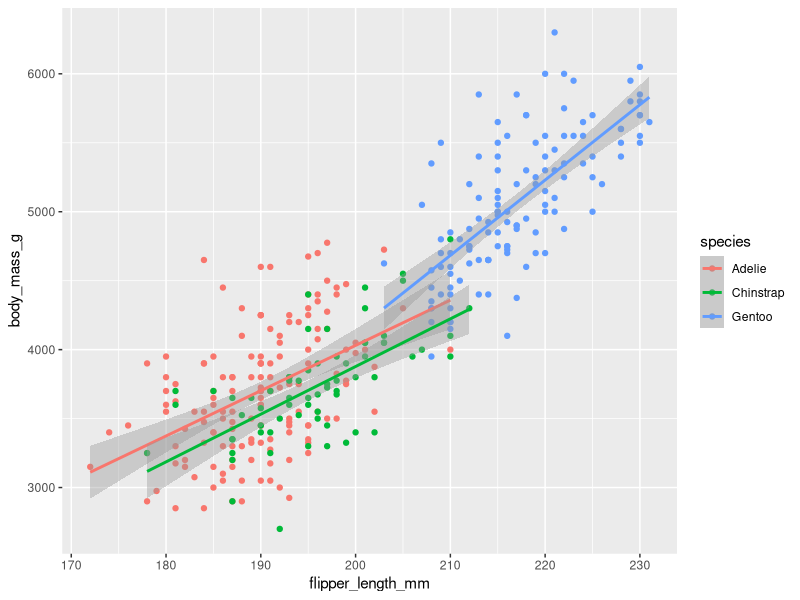
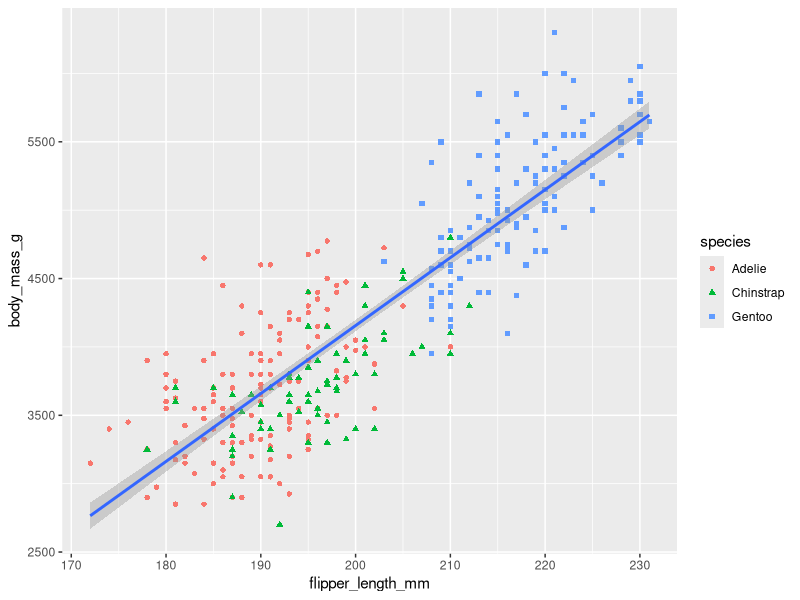
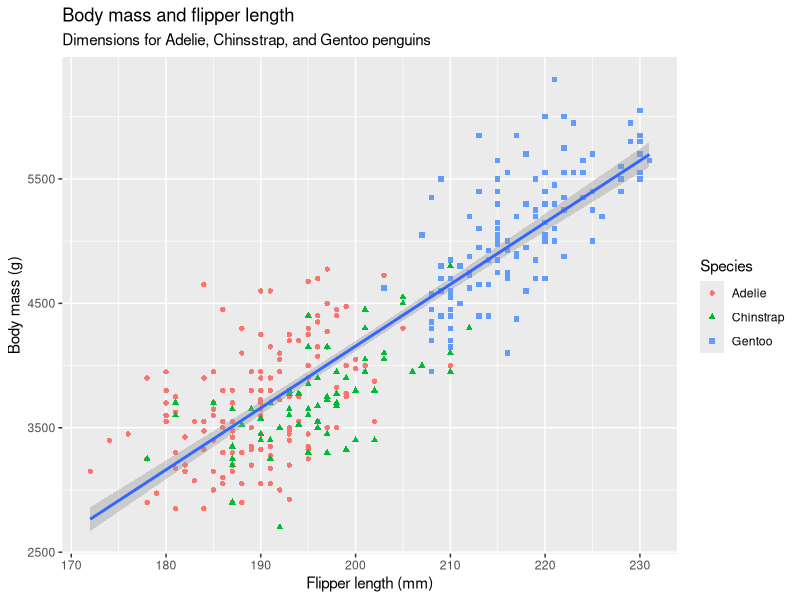
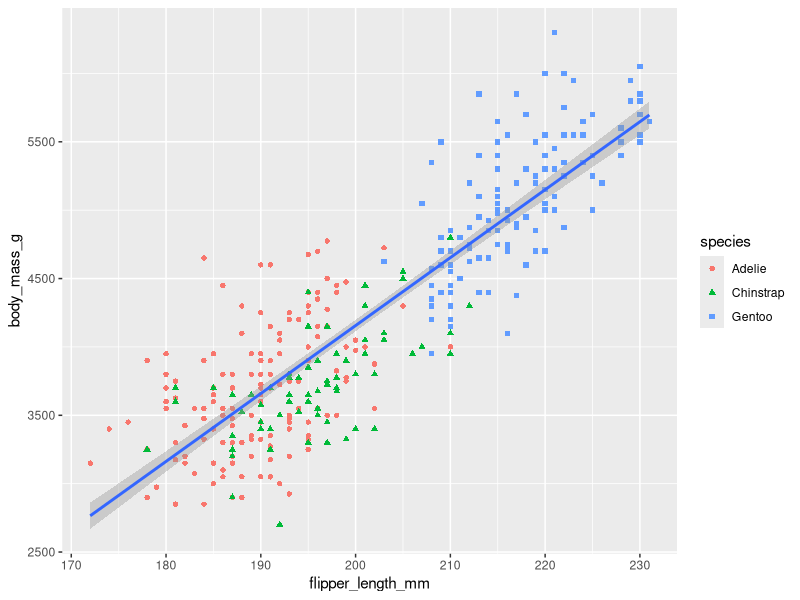
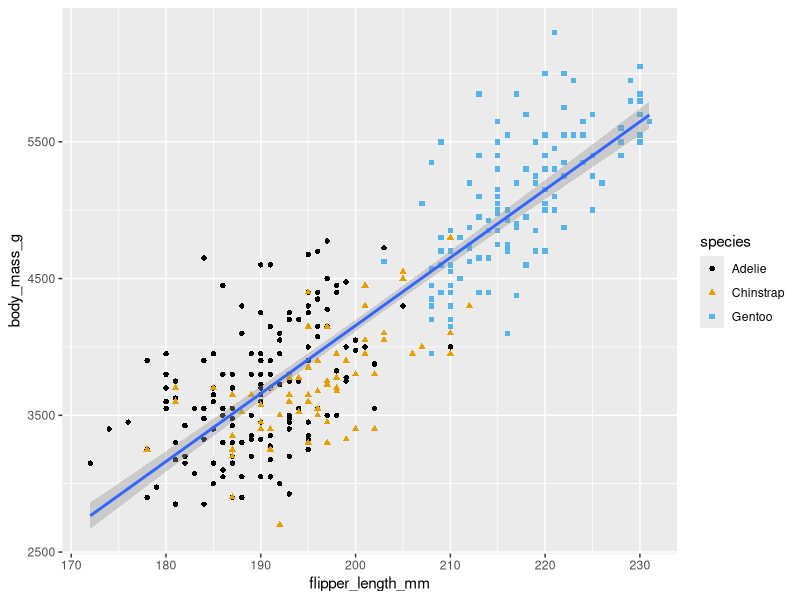
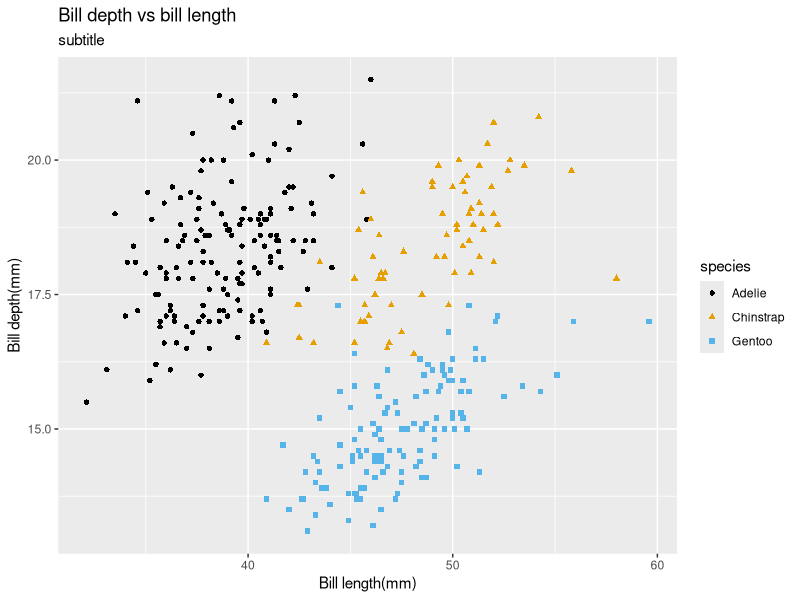
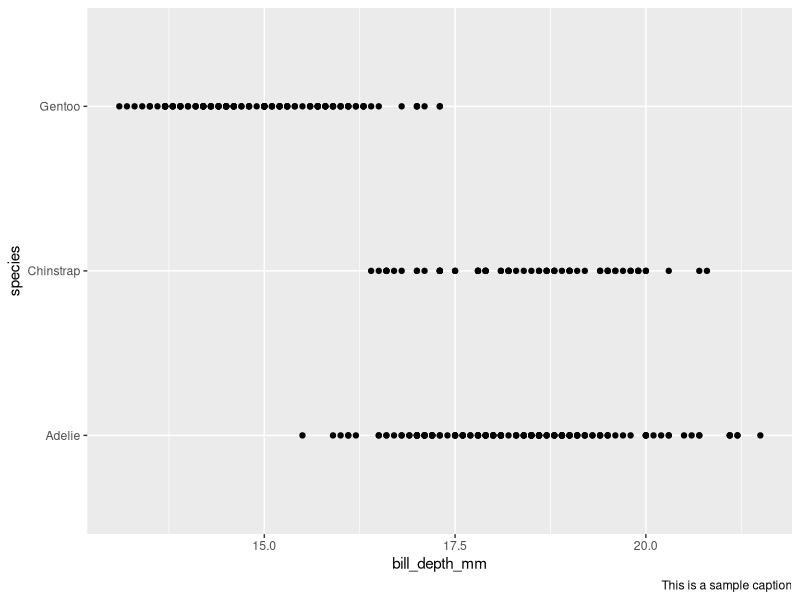
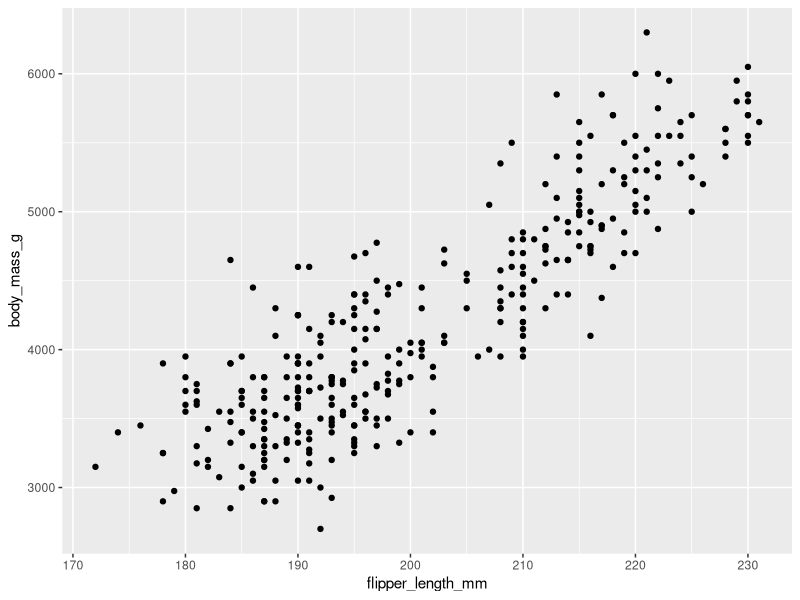

The R script that drew these images, in order:
## ---- chunk 1
library(tidyverse)
library(palmerpenguins)
library(ggthemes)
## ---- chunk 2
head(penguins)
glimpse(penguins)
str(penguins)
## ---- chunk 3
penguins |> ggplot(
  mapping = aes(x = flipper_length_mm, y = body_mass_g, color = species)
) + 
  geom_point() + 
  geom_smooth(method = "lm") 
## ---- chunk 4

penguinplot <- penguins |> ggplot(
  mapping = aes(x = flipper_length_mm, y = body_mass_g)
) + 
  geom_point(
    mapping = aes(color = species, shape = `species`)
  ) + 
  geom_smooth(method = "lm") 

penguinplot
## ---- chunk 5
penguinplot + 
  labs(
    title = "Body mass and flipper length",
    subtitle = "Dimensions for Adelie, Chinsstrap, and Gentoo penguins",
    x = "Flipper length (mm)",
    y = "Body mass (g)",
    color = "Species",
    shape = "Species"
  )
penguinplot
## ---- chunk 6
penguinplot +
  scale_color_colorblind()
## ---- chunk 7
penguins |> nrow()
ggplot(
  data = penguins,
  mapping = aes(
    x = bill_length_mm, y = bill_depth_mm
  )
) + 
  geom_point(
    mapping = aes(
      color = species,
      shape = species
    )
  ) +
  labs(
    title = "Bill depth vs bill length",
    subtitle = "subtitle",
    x = "Bill length(mm)",
    y = "Bill depth(mm)"
  ) +
  scale_color_colorblind()
## ---- chunk 8

ggplot(
  data = penguins,
  mapping = aes(
    y  = species,
    x = bill_depth_mm
  )
) +
  geom_point(na.rm = T) +
  labs(
    caption = "This is a sample caption"    
  )

## ---- chunk 9
penguins |>
  ggplot(aes(x = flipper_length_mm, y = body_mass_g)) +
  geom_point()
## ---- chunk 10

penguins |>
  ggplot(aes(x = fct_infreq( species ))) + 
  geom_bar()
## ---- chunk 11
penguins |>
  ggplot(aes(x = body_mass_g)) +
  geom_histogram(binwidth = 200)
